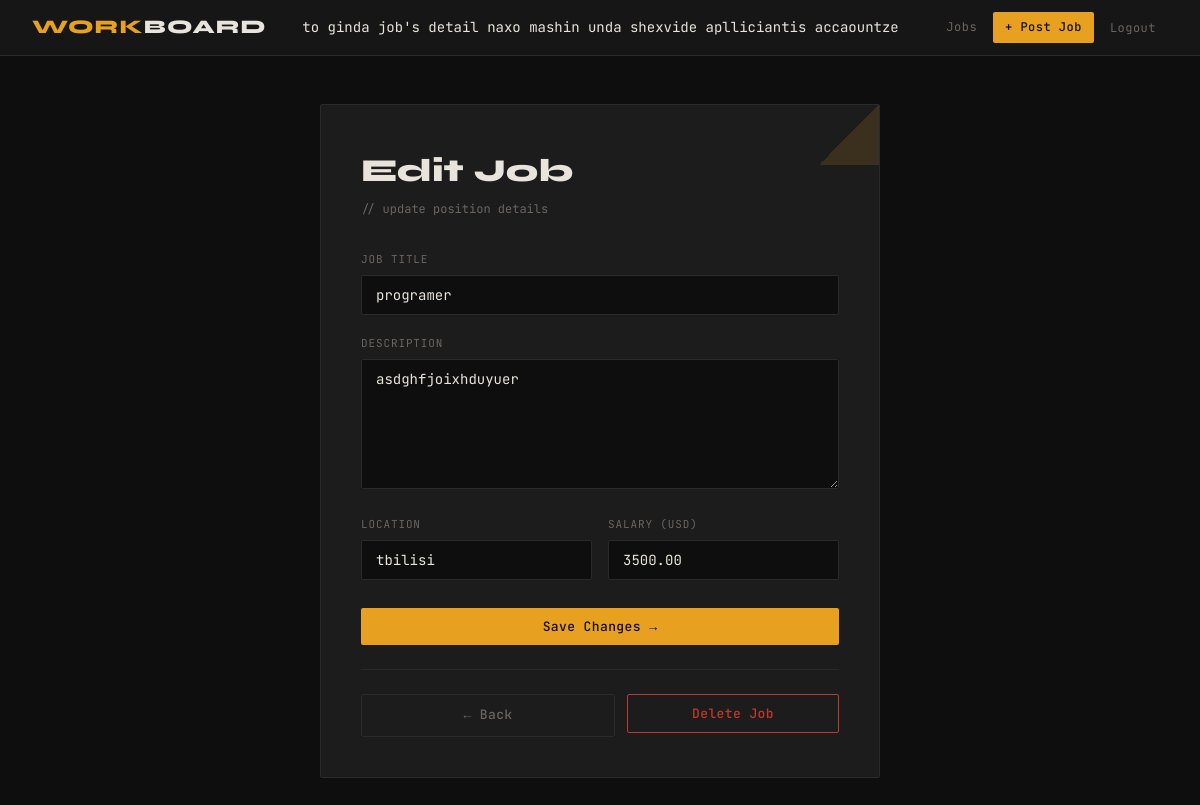
Page /job/1/update/ (signed in) on the committed database.
### App/models.py (models this page shows, shortened)
class Job(models.Model):
    employer = models.ForeignKey(User, on_delete=models.CASCADE, related_name='jobs')
    title = models.CharField(max_length=255)
    description = models.TextField()
    location = models.CharField(max_length=255)
    salary = models.DecimalField(max_digits=10, decimal_places=2, blank=True, null=True)
    created_at = models.DateTimeField(auto_now_add=True)
    is_active = models.BooleanField(default=True)

### App/views.py (the view, shortened to what this page needs)
# urls.py: path('job/<int:id>/update/', views.update_job, name='update_job'),
@login_required
def update_job(request, id):
    job = get_object_or_404(Job, id=id)
    if job.employer != request.user:
        raise PermissionDenied("You are not this job's creator.")
    return render(request, 'update_job.html', {'job': job})

### App/templates/update_job.html (shortened to what this page needs)
{% extends 'base.html' %}
{% block content %}
<div class="center-wrap">
  <div class="form-card" style="max-width:560px;">
    <h1>Edit Job</h1>
    <p class="form-subtitle">// update position details</p>
    <form method="post">
      <div class="field">
        <label for="title">Job Title</label>
        <input type="text" name="title" id="title" value="{{ job.title }}" required/>
      </div>
      <div class="field">
        <label for="description">Description</label>
        <textarea name="description" id="description" rows="6" required>{{ job.description }}</textarea>
      </div>
      <div style="display:grid;grid-template-columns:1fr 1fr;gap:1rem;">
        <div class="field">
          <label for="location">Location</label>
          <input type="text" name="location" id="location" value="{{ job.location }}" required/>
        </div>
        <div class="field">
          <label for="salary">Salary (USD)</label>
          <input type="number" name="salary" id="salary" value="{{ job.salary }}" step="0.01"/>
        </div>
      </div>
      <button type="submit" class="btn btn-primary btn-full" style="margin-top:0.5rem;">
        Save Changes →
      </button>
    </form>
    <hr class="divider"/>
    <div style="display:flex;gap:0.75rem;">
      <a href="{% url 'job_list' %}" class="btn btn-ghost" style="flex:1;text-align:center;">← Back</a>
      <form method="post" action="{% url 'delete_job' job.id %}" style="flex:1;" onsubmit="return confirm('Permanently delete this job?')">
        <button type="submit" class="btn btn-danger btn-full">Delete Job</button>
      </form>
    </div>
  </div>
</div>
{% endblock %}

### App/templates/base.html (style rules this page uses)
*, *::before, *::after { box-sizing: border-box; margin: 0; padding: 0; }
:root { --bg: #0e0e0e; --surface: #161616; --card: #1c1c1c; --border: #2a2a2a; --accent: #e8a020; --accent2: #c4721a; --text: #e8e4dc; --muted: #6b6560; --danger: #c0392b; --success: #27ae60; --pending: #e8a020; --radius: 2px; }
html { scroll-behavior: smooth; }
body { background: var(--bg); color: var(--text); font-family: 'JetBrains Mono', monospace; font-size: 14px; line-height: 1.6; min-height: 100vh; }
h1, h2, h3 { font-family: 'Syne', sans-serif; font-weight: 700; }
h1 { font-size: 2rem; font-weight: 800; }
.form-card { background: var(--card); border: 1px solid var(--border); border-radius: var(--radius); padding: 2.5rem; max-width: 480px; width: 100%; }
.form-card h1 { margin-bottom: 0.25rem; }
.form-subtitle { color: var(--muted); font-size: 12px; margin-bottom: 2rem; }
.field { margin-bottom: 1.25rem; }
label { display: block; font-size: 11px; letter-spacing: 0.08em; color: var(--muted); text-transform: uppercase; margin-bottom: 0.4rem; }
input[type="text"], input[type="password"], input[type="number"], textarea, select { width: 100%; background: var(--bg); border: 1px solid var(--border); color: var(--text); font-family: 'JetBrains Mono', monospace; font-size: 14px; padding: 10px 14px; border-radius: var(--radius); outline: none; transition: border-color 0.15s; }
textarea { resize: vertical; min-height: 100px; }
.btn { display: inline-block; font-family: 'JetBrains Mono', monospace; font-size: 13px; font-weight: 500; padding: 10px 20px; border-radius: var(--radius); border: none; cursor: pointer; text-decoration: none; transition: all 0.15s; letter-spacing: 0.03em; }
.btn-primary { background: var(--accent); color: #0e0e0e; }
.btn-ghost { background: transparent; border: 1px solid var(--border); color: var(--muted); }
.btn-danger { background: transparent; border: 1px solid var(--danger); color: var(--danger); }
.btn-full { width: 100%; text-align: center; }
.divider { border: none; border-top: 1px solid var(--border); margin: 1.5rem 0; }
.center-wrap { min-height: calc(100vh - 56px); display: flex; align-items: center; justify-content: center; padding: 3rem 2rem; }
.form-card { position: relative; overflow: hidden; }
.form-card::before { content: ''; position: absolute; top: 0; right: 0; width: 60px; height: 60px; background: linear-gradient(135deg, transparent 50%, var(--accent) 50%); opacity: 0.15; }
.form-card, .page-header, .job-card, .app-row { animation: fadeUp 0.35s ease both; }

### rows in the picture
Job: title "programer", description "asdghfjoixhduyuer", location "tbilisi", salary "3500.00"
